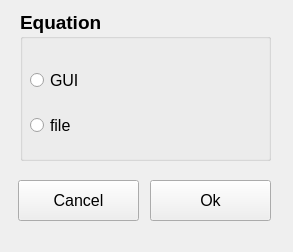
<?xml version="1.0" encoding="UTF-8"?>
<ui version="4.0">
 <class>Form</class>
 <widget class="QWidget" name="Form">
  <property name="geometry">
   <rect>
    <x>0</x>
    <y>0</y>
    <width>293</width>
    <height>252</height>
   </rect>
  </property>
  <property name="windowTitle">
   <string>entry way</string>
  </property>
  <widget class="QGroupBox" name="groupBox">
   <property name="geometry">
    <rect>
     <x>20</x>
     <y>10</y>
     <width>251</width>
     <height>151</height>
    </rect>
   </property>
   <property name="font">
    <font>
     <pointsize>14</pointsize>
     <weight>75</weight>
     <bold>true</bold>
    </font>
   </property>
   <property name="title">
    <string>Equation</string>
   </property>
   <widget class="QRadioButton" name="radioButton">
    <property name="geometry">
     <rect>
      <x>10</x>
      <y>60</y>
      <width>95</width>
      <height>20</height>
     </rect>
    </property>
    <property name="font">
     <font>
      <pointsize>12</pointsize>
      <weight>50</weight>
      <bold>false</bold>
     </font>
    </property>
    <property name="text">
     <string>GUI</string>
    </property>
   </widget>
   <widget class="QRadioButton" name="radioButton_2">
    <property name="geometry">
     <rect>
      <x>10</x>
      <y>100</y>
      <width>111</width>
      <height>31</height>
     </rect>
    </property>
    <property name="font">
     <font>
      <pointsize>12</pointsize>
      <weight>50</weight>
      <bold>false</bold>
     </font>
    </property>
    <property name="text">
     <string>file</string>
    </property>
   </widget>
  </widget>
  <widget class="QPushButton" name="pushButton_2">
   <property name="geometry">
    <rect>
     <x>18</x>
     <y>180</y>
     <width>121</width>
     <height>41</height>
    </rect>
   </property>
   <property name="font">
    <font>
     <pointsize>12</pointsize>
    </font>
   </property>
   <property name="text">
    <string>Cancel</string>
   </property>
  </widget>
  <widget class="QPushButton" name="pushButton">
   <property name="geometry">
    <rect>
     <x>150</x>
     <y>180</y>
     <width>121</width>
     <height>41</height>
    </rect>
   </property>
   <property name="font">
    <font>
     <pointsize>12</pointsize>
    </font>
   </property>
   <property name="text">
    <string>Ok</string>
   </property>
  </widget>
 </widget>
 <resources/>
 <connections/>
</ui>
